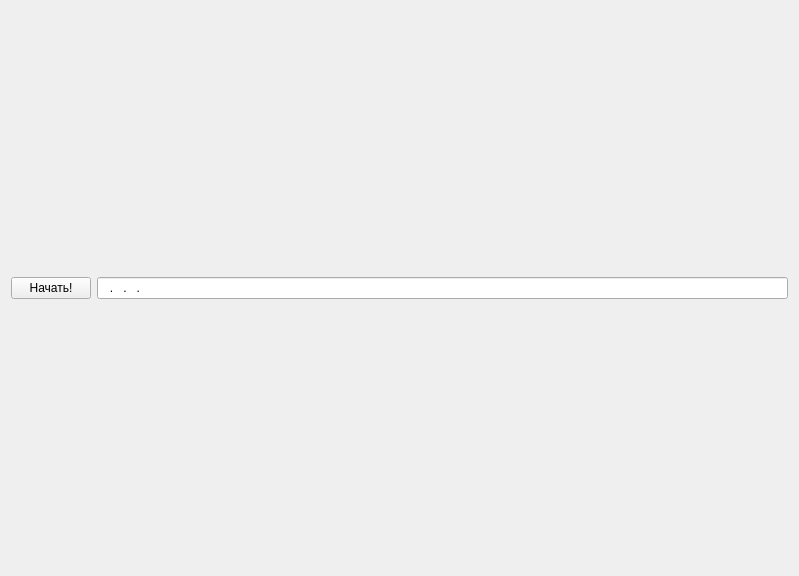
<?xml version="1.0" encoding="UTF-8"?>
<ui version="4.0">
 <class>HotAutumn</class>
 <widget class="QWidget" name="HotAutumn">
  <property name="geometry">
   <rect>
    <x>0</x>
    <y>0</y>
    <width>799</width>
    <height>576</height>
   </rect>
  </property>
  <property name="windowTitle">
   <string>Hot Autumn</string>
  </property>
  <layout class="QVBoxLayout" name="verticalLayout">
   <item>
    <layout class="QHBoxLayout" name="horizontalLayout">
     <item>
      <widget class="QPushButton" name="updateMonitorButton">
       <property name="text">
        <string>Начать!</string>
       </property>
      </widget>
     </item>
     <item>
      <widget class="QLineEdit" name="host">
       <property name="inputMask">
        <string>000.000.000.000</string>
       </property>
      </widget>
     </item>
    </layout>
   </item>
  </layout>
 </widget>
 <resources/>
 <connections/>
</ui>
